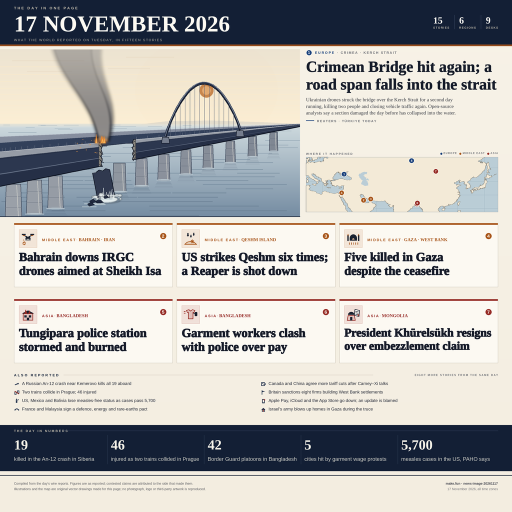
#> input picture qa/full.png, 1024 x 1024 px (shown at 1/2 size)
$ python qa_cards.py
#> lines starting #> are read from the running program, lines starting #| are printed output that depends on the picture
"""Judge-scale proof sheet: the six card headlines after a 300x300 round trip.

Produces
  qa/cards_judge.png  -- the card band at true judge scale (300/1024), upscaled
                         4x with NEAREST so nothing is smoothed by the upscaler
  qa/cards_1024.png   -- the same band at full page scale, for comparison
Both are stacked, so a single look answers "did this survive the thumbnail?"
"""
import os
from PIL import Image

HERE = os.path.dirname(os.path.abspath(__file__))
QA = os.path.join(HERE, "qa")
THUMB = 300
FULL = 1024


def main():
    full = Image.open(os.path.join(QA, "full.png")).convert("RGB")
#> full is the input picture: PIL image 1024x1024 RGB; mean R, G, B 183.1, 182.1, 179.8

    # exact judge pipeline: downscale the whole page to 300x300, then read back
    judge = full.resize((THUMB, THUMB), Image.LANCZOS).resize(
        (FULL, FULL), Image.LANCZOS)
    judge.save(os.path.join(QA, "thumb300.png"))
    judge.resize((FULL * 2, FULL * 2), Image.NEAREST).save(
        os.path.join(QA, "up300.png"))

    # card band, full scale and judge scale, side by side
    y0, y1 = 440, 732
    band_full = full.crop((0, y0, FULL, y1))
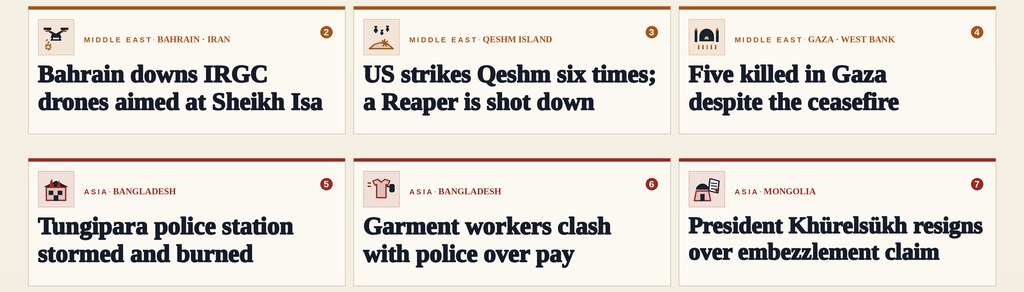
#> band_full: PIL image 1024x292 RGB; mean R, G, B 226.3, 220.5, 213.7
    band_judge = judge.crop((0, y0, FULL, y1))
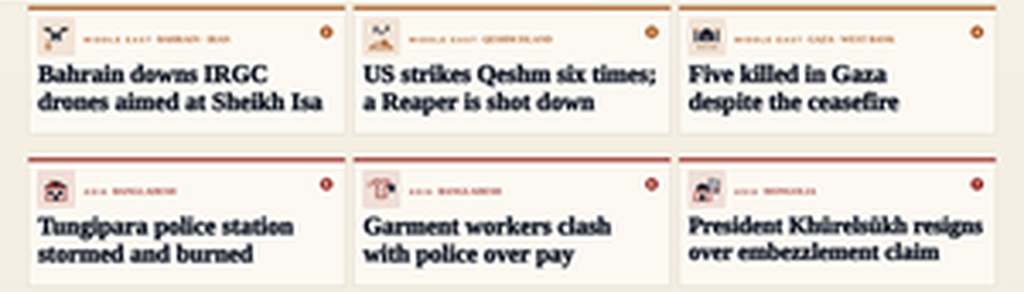
#> band_judge: PIL image 1024x292 RGB; mean R, G, B 225.3, 219.6, 213.4
    up = 2
    w, h = band_full.size
#> w = 1024; h = 292
    sheet = Image.new("RGB", (w * up, h * up * 2 + 12), (255, 255, 255))
#> sheet: PIL image 2048x1180 RGB; every value is 255
    sheet.paste(band_judge.resize((w * up, h * up), Image.NEAREST), (0, 0))
    sheet.paste(band_full.resize((w * up, h * up), Image.NEAREST),
                (0, h * up + 12))
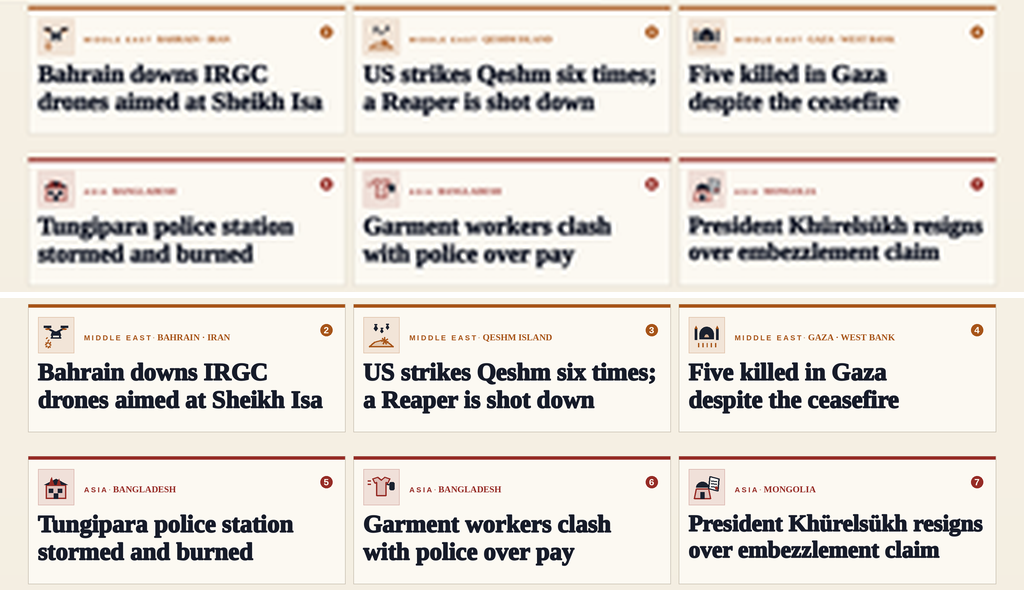
#> sheet: PIL image 2048x1180 RGB (shown at 1/2 size); mean R, G, B 226.1, 220.4, 214
    sheet.save(os.path.join(QA, "cards_judge.png"), optimize=True)

    # numbers strip the same way
    n0, n1 = 844, 948
    nb = full.crop((0, n0, FULL, n1))
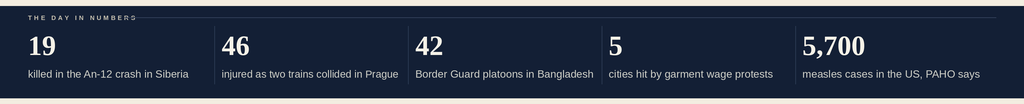
#> nb: PIL image 1024x104 RGB; mean R, G, B 50.4, 60, 77.3
    nj = judge.crop((0, n0, FULL, n1))
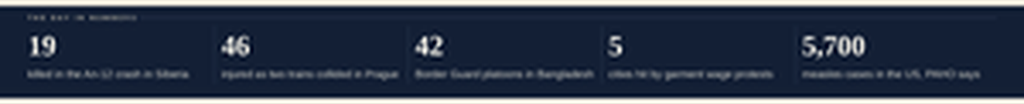
#> nj: PIL image 1024x104 RGB; mean R, G, B 50.3, 60.2, 77.5
    w, h = nb.size
#> h = 104
    ns = Image.new("RGB", (w * up, h * up * 2 + 12), (255, 255, 255))
#> ns: PIL image 2048x428 RGB; every value is 255
    ns.paste(nj.resize((w * up, h * up), Image.NEAREST), (0, 0))
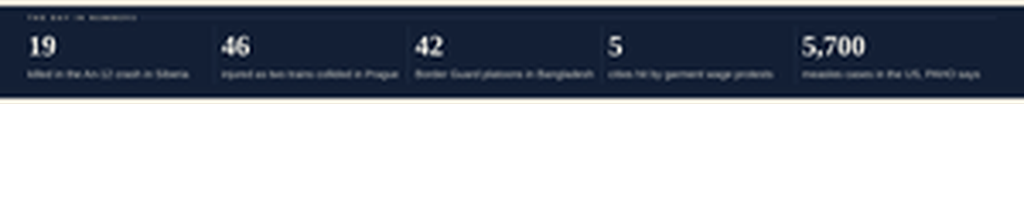
#> ns: PIL image 2048x428 RGB (shown at 1/2 size); mean R, G, B 155.5, 160.3, 168.7
    ns.paste(nb.resize((w * up, h * up), Image.NEAREST), (0, h * up + 12))
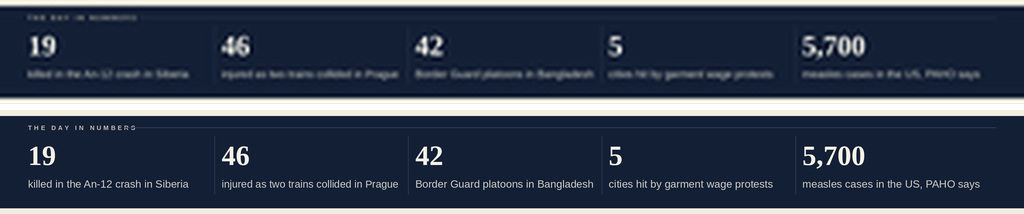
#> ns: PIL image 2048x428 RGB (shown at 1/2 size); mean R, G, B 56.1, 65.6, 82.3
    ns.save(os.path.join(QA, "numbers_judge.png"), optimize=True)

    print("thumb300.png, up300.png, cards_judge.png, numbers_judge.png written")


if __name__ == "__main__":
    main()

$ run again, with qa/cards300.png copied over qa/full.png
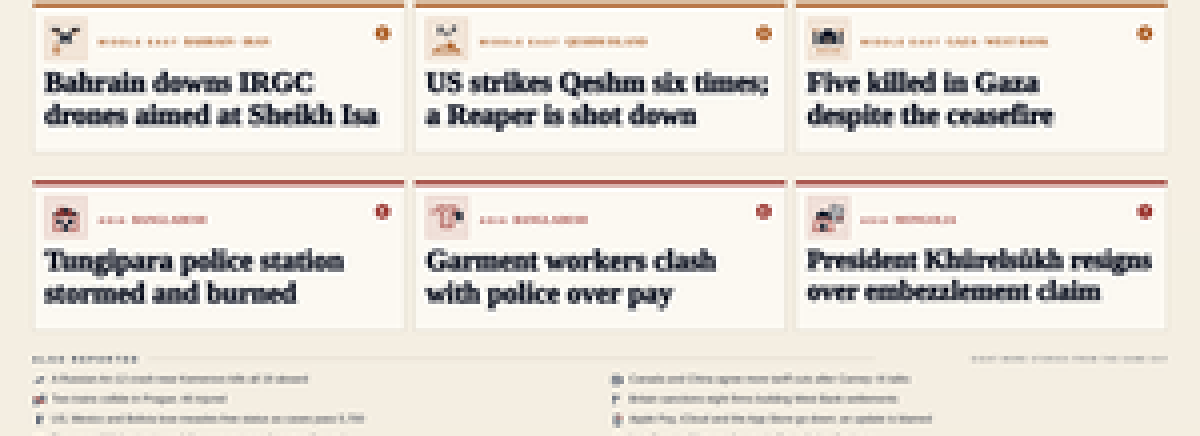
#> input picture qa/cards300.png, 1200 x 436 px
#> in main, full is the input picture: PIL image 1200x436 RGB; mean R, G, B 228, 222.3, 214.9
#> band_full: PIL image 1024x292 RGB; every value is 0
#> nb: PIL image 1024x104 RGB; every value is 0
#> in main, `nj = judge.crop((0, n0, FULL, n1))`:
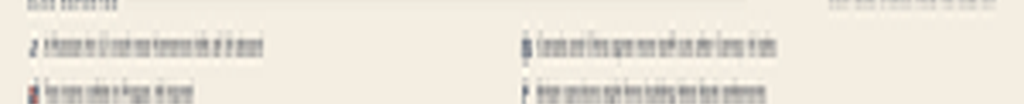
#> nj: PIL image 1024x104 RGB; mean R, G, B 234.8, 229.4, 218.6
#> in main, `ns.paste(nb.resize((w * up, h * up), Image.NEAREST), (0, h * up + 12))`:
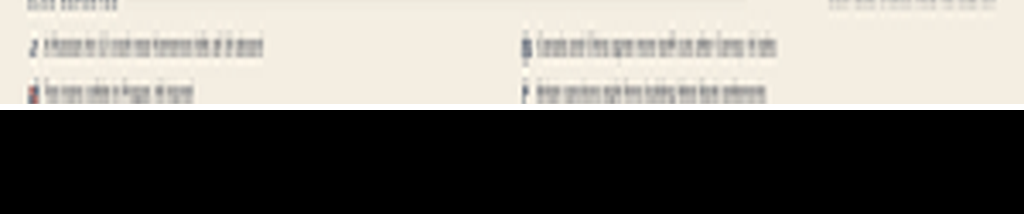
#> ns: PIL image 2048x428 RGB (shown at 1/2 size); mean R, G, B 121.3, 118.6, 113.4
